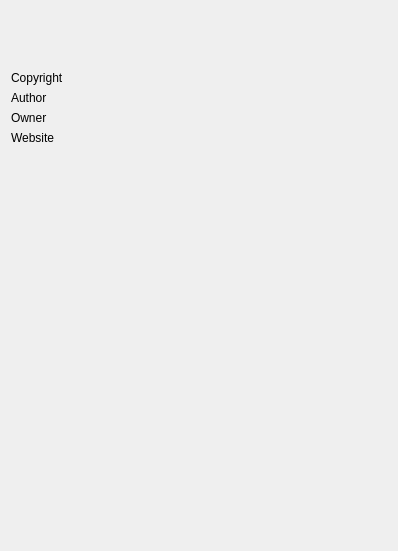
<?xml version="1.0" encoding="UTF-8"?>
<ui version="4.0">
 <class>PodcastInfoWidget</class>
 <widget class="QWidget" name="PodcastInfoWidget">
  <property name="geometry">
   <rect>
    <x>0</x>
    <y>0</y>
    <width>398</width>
    <height>551</height>
   </rect>
  </property>
  <property name="windowTitle">
   <string>Form</string>
  </property>
  <property name="styleSheet">
   <string notr="true">#title {
	font-weight: bold;
}

#description {
	font-size: smaller;
}</string>
  </property>
  <layout class="QVBoxLayout" name="verticalLayout">
   <item>
    <widget class="QLabel" name="image">
     <property name="sizePolicy">
      <sizepolicy hsizetype="Fixed" vsizetype="Fixed">
       <horstretch>0</horstretch>
       <verstretch>0</verstretch>
      </sizepolicy>
     </property>
    </widget>
   </item>
   <item>
    <widget class="QLabel" name="title">
     <property name="wordWrap">
      <bool>true</bool>
     </property>
     <property name="textInteractionFlags">
      <set>Qt::LinksAccessibleByMouse|Qt::TextSelectableByMouse</set>
     </property>
    </widget>
   </item>
   <item>
    <widget class="QLabel" name="description">
     <property name="wordWrap">
      <bool>true</bool>
     </property>
     <property name="textInteractionFlags">
      <set>Qt::LinksAccessibleByMouse|Qt::TextSelectableByMouse</set>
     </property>
    </widget>
   </item>
   <item>
    <layout class="QGridLayout" name="gridLayout">
     <item row="0" column="0">
      <widget class="QLabel" name="copyright_label">
       <property name="text">
        <string>Copyright</string>
       </property>
       <property name="field_label" stdset="0">
        <bool>true</bool>
       </property>
      </widget>
     </item>
     <item row="2" column="0">
      <widget class="QLabel" name="owner_label">
       <property name="text">
        <string>Owner</string>
       </property>
       <property name="field_label" stdset="0">
        <bool>true</bool>
       </property>
      </widget>
     </item>
     <item row="0" column="1">
      <widget class="QLabel" name="copyright">
       <property name="sizePolicy">
        <sizepolicy hsizetype="Expanding" vsizetype="Preferred">
         <horstretch>0</horstretch>
         <verstretch>0</verstretch>
        </sizepolicy>
       </property>
       <property name="textInteractionFlags">
        <set>Qt::LinksAccessibleByMouse|Qt::TextSelectableByMouse</set>
       </property>
      </widget>
     </item>
     <item row="1" column="0">
      <widget class="QLabel" name="author_label">
       <property name="text">
        <string>Author</string>
       </property>
       <property name="field_label" stdset="0">
        <bool>true</bool>
       </property>
      </widget>
     </item>
     <item row="1" column="1">
      <widget class="QLabel" name="author">
       <property name="sizePolicy">
        <sizepolicy hsizetype="Expanding" vsizetype="Preferred">
         <horstretch>0</horstretch>
         <verstretch>0</verstretch>
        </sizepolicy>
       </property>
       <property name="textInteractionFlags">
        <set>Qt::LinksAccessibleByMouse|Qt::TextSelectableByMouse</set>
       </property>
      </widget>
     </item>
     <item row="2" column="1">
      <widget class="QLabel" name="owner">
       <property name="sizePolicy">
        <sizepolicy hsizetype="Expanding" vsizetype="Preferred">
         <horstretch>0</horstretch>
         <verstretch>0</verstretch>
        </sizepolicy>
       </property>
       <property name="textInteractionFlags">
        <set>Qt::LinksAccessibleByMouse|Qt::TextSelectableByMouse</set>
       </property>
      </widget>
     </item>
     <item row="3" column="0">
      <widget class="QLabel" name="website_label">
       <property name="text">
        <string>Website</string>
       </property>
       <property name="field_label" stdset="0">
        <bool>true</bool>
       </property>
      </widget>
     </item>
     <item row="3" column="1">
      <widget class="QLabel" name="website">
       <property name="textInteractionFlags">
        <set>Qt::LinksAccessibleByMouse|Qt::TextSelectableByMouse</set>
       </property>
      </widget>
     </item>
    </layout>
   </item>
   <item>
    <spacer name="verticalSpacer">
     <property name="orientation">
      <enum>Qt::Vertical</enum>
     </property>
     <property name="sizeHint" stdset="0">
      <size>
       <width>0</width>
       <height>0</height>
      </size>
     </property>
    </spacer>
   </item>
  </layout>
 </widget>
 <resources/>
 <connections/>
</ui>
